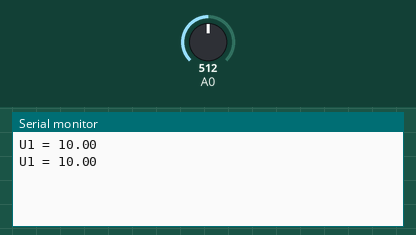
This sketch was run on a simulated Arduino Uno, built with avr-gcc and run on an emulated ATmega328P. Shown: the last lines printed to the serial monitor. The test bench sets the inputs (shaded band); at power-on: A0 = 512.

Above: at 1.2 s.
1.3 s: A0 set to 716
At 1.9 s:
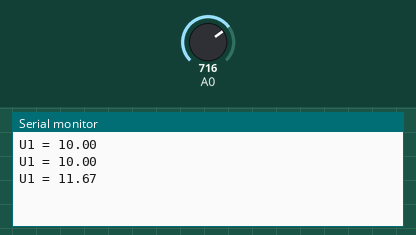
2.8 s: A0 set to 900
At 3.31 s:
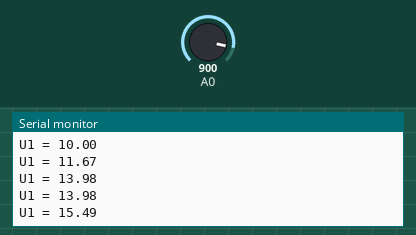
Timing chart, 0 to 5.8 s (numbered marks = the images above; inputs shaded):
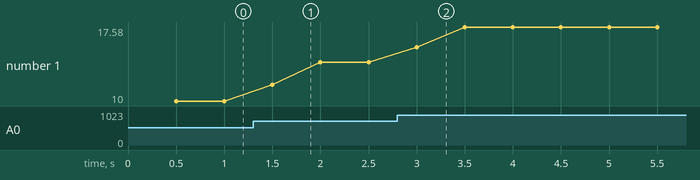

The sketch:

digital_voltmeter_and_voltage_ripple_smoothing.ino
```cpp
#include <MsTimer2.h>

#define MEASURE_COUNT 50  // время периода измерения
#define R1  30.  // сопротивление резистора R1
#define R2  10 // сопротивление резистора R2
#define ADC_U_COEFF 0.01953125 / MEASURE_COUNT

int timeCount;  // счетчик времени
long  sumU1;  // переменные для суммирования кодов АЦП
long  avarageU1; // сумма кодов АЦП (среднее значение * 500)
boolean flagReady;  // признак готовности данных измерения

void setup() {
  Serial.begin(9600); // инициализируем порт, скорость 9600
  MsTimer2::set(10, timerInterupt); // прерывания по таймеру
  MsTimer2::start();              // разрешение прерывания
}

void loop() {

  if ( flagReady == true ) {
    flagReady= false;
    // пересчет в напряжение и передача на компьютер
    Serial.print("U1 = ");
    Serial.println( (float)avarageU1  * ADC_U_COEFF, 2);
    }
}

void  timerInterupt() {

  timeCount++;  // +1 счетчик выборок усреднения
  sumU1+= analogRead(A0);  // суммирование кодов АЦП
  // проверка числа выборок усреднения
  if ( timeCount >= MEASURE_COUNT ) {
    timeCount= 0;
    avarageU1= sumU1; // перегрузка среднего значения
    sumU1= 0;
    flagReady= true;  // признак результат измерений готов
    }
}
```

Measured:
- after the input at 1.3 s, the serial monitor: prints a new line after 0.20 s (image 1)
- after the input at 2.8 s, the serial monitor: prints a new line after 0.20 s (image 2)
- plotted number 1: 10 → 13.98 after the input at 1.3 s, 13.98 → 17.58 after the input at 2.8 s
